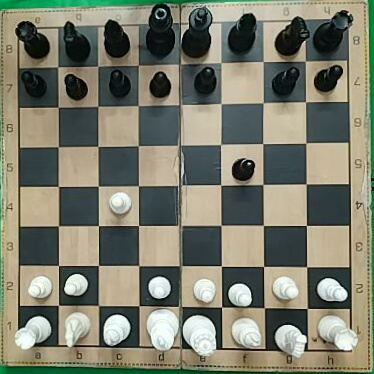
#> input picture Virtual Move Detection/Movment_Detection/chess_move_detector/sample_data/1.jpg, 374 x 374 px
$ python -i board_detection.py   (imports and definitions only)   (older library calls are emulated)
#> lines starting #> are read from the running program, lines starting #| are printed output that depends on the picture; after the words box and inside, x2 and y2 are one past the last pixel; in counts of white or black regions, pixels touching at a corner belong together
### Virtual Move Detection/Movment_Detection/chess_move_detector/utils.py
"""Utility helpers used across the project."""

from __future__ import annotations

from pathlib import Path

import cv2
import numpy as np


# [64 lines left out: functions load_image, resize_keep_ratio, algebraic_from_index, draw_grid, ensure_dir, not called in this run]


def order_points_clockwise(points: np.ndarray) -> np.ndarray:
    """
    Order a set of 4 points as: top-left, top-right, bottom-right, bottom-left.
    """
    pts = np.asarray(points, dtype=np.float32)
    if pts.shape != (4, 2):
        raise ValueError(f"Expected (4, 2) points, got {pts.shape}")

    ordered = np.zeros((4, 2), dtype=np.float32)
    sums = pts.sum(axis=1)
    diffs = np.diff(pts, axis=1).reshape(-1)

    ordered[0] = pts[np.argmin(sums)]  # top-left
    ordered[2] = pts[np.argmax(sums)]  # bottom-right
    ordered[1] = pts[np.argmin(diffs)]  # top-right
    ordered[3] = pts[np.argmax(diffs)]  # bottom-left
    return ordered

### Virtual Move Detection/Movment_Detection/chess_move_detector/board_detection.py
"""Board corner detection and perspective warping."""

from __future__ import annotations

from pathlib import Path

import cv2
import numpy as np

from config import (
    BLUR_KERNEL,
    BOARD_CONTOUR_MIN_AREA_RATIO,
    CANNY_HIGH,
    CANNY_LOW,
    OUTPUT_DIR,
    WARP_SIZE,
)
from utils import ensure_dir, order_points_clockwise


def _debug_name(filename: str, debug_prefix: str) -> str:
    """Apply optional prefix for debug files."""
    return f"{debug_prefix}{filename}" if debug_prefix else filename


# [4 lines left out: function _save_debug_image, not called in this run]


def _preprocess_for_contours(gray: np.ndarray) -> tuple[np.ndarray, np.ndarray]:
    """
    Build contour-friendly masks.

    Returns:
        threshold_mask, edge_mask
    """
    blur = cv2.GaussianBlur(gray, (BLUR_KERNEL, BLUR_KERNEL), 0)

    edges = cv2.Canny(blur, CANNY_LOW, CANNY_HIGH)
    edges = cv2.dilate(edges, np.ones((3, 3), dtype=np.uint8), iterations=1)

    # Texture segmentation: chessboard region has dense gradient structure
    # while floor/background is smoother.
    grad_x = cv2.Sobel(blur, cv2.CV_32F, 1, 0, ksize=3)
    grad_y = cv2.Sobel(blur, cv2.CV_32F, 0, 1, ksize=3)
    grad_mag = cv2.magnitude(grad_x, grad_y)
    grad_mag = cv2.convertScaleAbs(grad_mag)
    grad_mag = cv2.GaussianBlur(grad_mag, (9, 9), 0)

    _, threshold = cv2.threshold(grad_mag, 0, 255, cv2.THRESH_BINARY + cv2.THRESH_OTSU)
    min_side = min(gray.shape[:2])
    close_size = max(11, int(round(min_side * 0.02)))
    open_size = max(5, int(round(min_side * 0.007)))
    if close_size % 2 == 0:
        close_size += 1
    if open_size % 2 == 0:
        open_size += 1

    threshold = cv2.morphologyEx(
        threshold,
        cv2.MORPH_CLOSE,
        np.ones((close_size, close_size), dtype=np.uint8),
        iterations=2,
    )
    threshold = cv2.morphologyEx(
        threshold,
        cv2.MORPH_OPEN,
        np.ones((open_size, open_size), dtype=np.uint8),
        iterations=1,
    )

    return threshold, edges


# [26 lines left out: functions _angle_deviation_score, _contour_edge_density, not called in this run]


def _candidate_score(
    corners: np.ndarray,
    contour_area: float,
    image_shape: tuple[int, int, int],
    edges: np.ndarray,
) -> float | None:
    """Return score for a board candidate, or None when it fails hard constraints."""
    height, width = image_shape[:2]
    x, y, bound_w, bound_h = cv2.boundingRect(corners.astype(np.int32))
    if bound_w <= 0 or bound_h <= 0:
        return None

    border_margin = max(4, int(min(height, width) * 0.01))
    if (
        np.any(corners[:, 0] <= border_margin)
        or np.any(corners[:, 0] >= (width - 1 - border_margin))
        or np.any(corners[:, 1] <= border_margin)
        or np.any(corners[:, 1] >= (height - 1 - border_margin))
    ):
        return None

    top = np.linalg.norm(corners[1] - corners[0])
    right = np.linalg.norm(corners[2] - corners[1])
    bottom = np.linalg.norm(corners[2] - corners[3])
    left = np.linalg.norm(corners[3] - corners[0])
    est_width = (top + bottom) * 0.5
    est_height = (right + left) * 0.5
    short_side = max(min(est_width, est_height), 1e-6)
    aspect_ratio = max(est_width, est_height) / short_side
    if aspect_ratio > 1.55:
        return None

    bound_aspect = max(bound_w, bound_h) / float(max(min(bound_w, bound_h), 1))
    if bound_aspect > 1.55:
        return None

    angle_deviation = _angle_deviation_score(corners)
    if angle_deviation > 0.45:
        return None

    fill_ratio = contour_area / float(bound_w * bound_h)
    if fill_ratio < 0.35:
        return None

    edge_density = _contour_edge_density(edges, corners)
    if edge_density < 0.01:
        return None

    image_area = float(height * width)
    area_ratio = contour_area / image_area

    return (
        (area_ratio * 5.0)
        + (1.6 - min(aspect_ratio, 1.6))
        + (1.0 - min(angle_deviation, 1.0))
        + min(fill_ratio, 1.0)
        + min(edge_density * 15.0, 1.5)
    )


def detect_board_corners(
    img: np.ndarray,
    min_area_ratio: float = BOARD_CONTOUR_MIN_AREA_RATIO,
    debug: bool = False,
    output_dir: str | Path = OUTPUT_DIR,
    debug_prefix: str = "",
) -> np.ndarray:
    """
    Detect board corners as 4 ordered points:
    top-left, top-right, bottom-right, bottom-left.
    """
    if img is None or img.size == 0:
        raise ValueError("Input image for board detection is empty.")

    gray = cv2.cvtColor(img, cv2.COLOR_BGR2GRAY)
    threshold, edges = _preprocess_for_contours(gray)

    contour_mask = threshold.copy()

    contours, _ = cv2.findContours(contour_mask, cv2.RETR_EXTERNAL, cv2.CHAIN_APPROX_SIMPLE)
    contours = sorted(contours, key=cv2.contourArea, reverse=True)

    image_area = float(img.shape[0] * img.shape[1])
    min_area = image_area * min_area_ratio

    best_corners: np.ndarray | None = None
    best_contour: np.ndarray | None = None
    best_score = -np.inf

    for contour in contours:
        contour_area = cv2.contourArea(contour)
        if contour_area < min_area:
            break

        perimeter = cv2.arcLength(contour, True)
        if perimeter <= 0.0:
            continue

        quad: np.ndarray | None = None
        for eps_ratio in (0.015, 0.02, 0.03):
            approx = cv2.approxPolyDP(contour, eps_ratio * perimeter, True)
            if len(approx) == 4 and cv2.isContourConvex(approx):
                quad = approx.reshape(4, 2).astype(np.float32)
                break

        if quad is None:
            continue

        ordered_corners = order_points_clockwise(quad)
        score = _candidate_score(ordered_corners, contour_area, img.shape, edges)
        if score is None:
            continue

        if score > best_score:
            best_score = score
            best_corners = ordered_corners
            best_contour = contour

    contour_vis = img.copy()

    if best_corners is None:
        print("Board detection failed, using fallback.")
        height, width = img.shape[:2]
        best_corners = np.array(
            [
                [0, 0],
                [width - 1, 0],
                [width - 1, height - 1],
                [0, height - 1],
            ],
            dtype=np.float32,
        )
        cv2.polylines(contour_vis, [best_corners.astype(np.int32)], True, (0, 0, 255), 3)
        cv2.putText(
            contour_vis,
            "fallback",
            (16, 32),
            cv2.FONT_HERSHEY_SIMPLEX,
            0.9,
            (0, 0, 255),
            2,
            lineType=cv2.LINE_AA,
        )
    else:
        if best_contour is not None:
            cv2.drawContours(contour_vis, [best_contour], -1, (0, 255, 255), 2)
        cv2.polylines(contour_vis, [best_corners.astype(np.int32)], True, (0, 255, 0), 3)
        for index, point in enumerate(best_corners.astype(np.int32)):
            cv2.circle(contour_vis, tuple(point), 8, (255, 0, 0), -1)
            cv2.putText(
                contour_vis,
                str(index),
                (point[0] + 10, point[1] - 10),
                cv2.FONT_HERSHEY_SIMPLEX,
                0.6,
                (255, 255, 255),
                2,
                lineType=cv2.LINE_AA,
            )

    if debug:
        _save_debug_image(threshold, output_dir, _debug_name("threshold.jpg", debug_prefix))
        _save_debug_image(edges, output_dir, _debug_name("edges.jpg", debug_prefix))
        _save_debug_image(
            contour_vis,
            output_dir,
            _debug_name("detected_contour.jpg", debug_prefix),
        )

    return best_corners


def warp_board(img: np.ndarray, corners: np.ndarray, size: int = WARP_SIZE) -> np.ndarray:
    """Apply perspective transform to produce a square top-down board image."""
    if img is None or img.size == 0:
        raise ValueError("Input image for warping is empty.")

    ordered_corners = order_points_clockwise(corners.astype(np.float32))
    destination = np.array(
        [
            [0, 0],
            [size - 1, 0],
            [size - 1, size - 1],
            [0, size - 1],
        ],
        dtype=np.float32,
    )

    transform = cv2.getPerspectiveTransform(ordered_corners, destination)
    return cv2.warpPerspective(img, transform, (size, size))


def detect_and_crop_board(
    img: np.ndarray,
    size: int = WARP_SIZE,
    debug: bool = False,
    output_dir: str | Path = OUTPUT_DIR,
    debug_prefix: str = "",
) -> np.ndarray:
    """Detect board corners, then return the warped square board image."""
    corners = detect_board_corners(
        img=img,
        debug=debug,
        output_dir=output_dir,
        debug_prefix=debug_prefix,
    )
    warped = warp_board(img, corners, size=size)
    if debug:
        _save_debug_image(warped, output_dir, _debug_name("warped_board.jpg", debug_prefix))
    return warped


# [34 lines left out: function align_board_to_reference, not called in this run]

>>> import cv2
>>> picture = cv2.imread('sample_data/1.jpg')
#> picture is the input picture: shape (374, 374, 3); mean B, G, R 108.9, 125.2, 123.2
>>> result = detect_and_crop_board(picture)
#> in _preprocess_for_contours, `blur = cv2.GaussianBlur(gray, (BLUR_KERNEL, BLUR_KERNEL), 0)`:
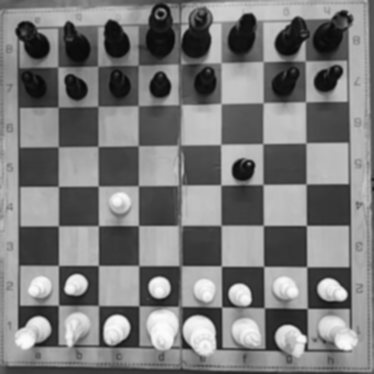
#> blur: shape (374, 374); min 8, max 251, mean 122.8
#> in _preprocess_for_contours, `edges = cv2.Canny(blur, CANNY_LOW, CANNY_HIGH)`:
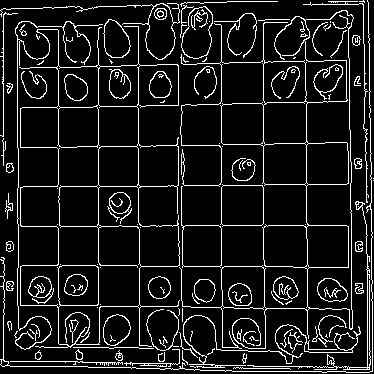
#> edges: shape (374, 374); 10.3% white in thin lines or dots
#> in _preprocess_for_contours, `edges = cv2.dilate(edges, np.ones((3, 3), dtype=np.uint8), iterations=1)`: edges: shape (374, 374); 31.4% white; 15 white regions, largest, box (x1, y1, x2, y2) and area: (0, 0, 374, 374) 40168, (270, 275, 300, 306) 541, (316, 277, 349, 303) 469
#> in _preprocess_for_contours, `grad_y = cv2.Sobel(blur, cv2.CV_32F, 0, 1, ksize=3)`:
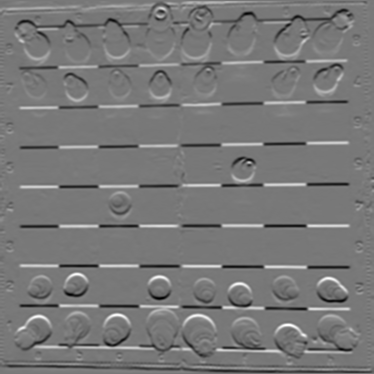
#> grad_y: shape (374, 374) float32; min -484, max 538, mean -1.4; drawn with min black and max white
#> in _preprocess_for_contours, `grad_mag = cv2.GaussianBlur(grad_mag, (9, 9), 0)`:
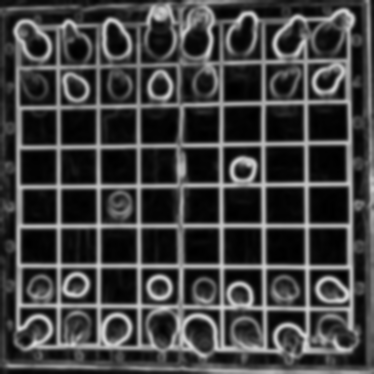
#> grad_mag: shape (374, 374); min 0, max 219, mean 64.4
#> in _preprocess_for_contours, `_, threshold = cv2.threshold(grad_mag, 0, 255, cv2.THRESH_BINARY + cv2..`: threshold: shape (374, 374); 35.2% white; 20 white regions (10 under 20 px), largest, box (x1, y1, x2, y2) and area: (5, 0, 374, 374) 45325, (364, 0, 374, 361) 1834, (4, 361, 114, 369) 562
#> in _preprocess_for_contours, `threshold = cv2.morphologyEx( threshold, cv2.MORPH_CLOSE, np.ones((clo..`:
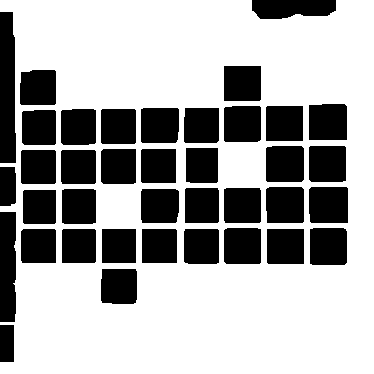
#> threshold: shape (374, 374); 66% white; 38 black regions, largest, box (x1, y1, x2, y2) and area: (0, 12, 16, 163) 2247, (0, 212, 16, 322) 1724, (309, 187, 348, 223) 1390
#> in _preprocess_for_contours, `threshold = cv2.morphologyEx( threshold, cv2.MORPH_OPEN, np.ones((open..`: threshold: shape (374, 374); 65.9% white; 36 black regions
#> in detect_board_corners, `contours, _ = cv2.findContours(contour_mask, cv2.RETR_EXTERNAL, cv2.CH..`: contours = 1 contour; box (x1, y1, x2, y2) and area: (0, 0, 374, 374) 132520
#> the loop in detect_board_corners, `for contour in contours:` made 1 pass
#> (contour_area, perimeter, pts in order_points_clockwise, sums in order_points_clockwise, diffs in order_points_clockwise, ordered_corners, height in _candidate_score) on pass 1: (132520.5, 1582.3, [[0, 0], [0, 373], [373, 373], [373, 0]], [0, 373, 746, 373], [0, 373, 0, -373], [[0, 0], [373, 0], [373, 373], [0, 373]], 374)
#> after the loop in detect_board_corners, `for contour in contours:`: best_score = -inf
#> in detect_board_corners, `best_corners = np.array( [ [0, 0], [width - 1, 0], [width - 1, height ..`: best_corners = [[0, 0], [373, 0], [373, 373], [0, 373]]
#> in detect_board_corners, `cv2.putText( contour_vis, "fallback", (16, 32), cv2.FONT_HERSHEY_SIMPL..`:
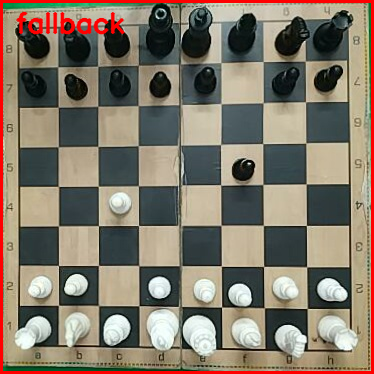
#> contour_vis: shape (374, 374, 3); mean B, G, R 105.6, 120.3, 130.1
#> in warp_board, `destination = np.array( [ [0, 0], [size - 1, 0], [size - 1, size - 1],..`: destination = [[0, 0], [799, 0], [799, 799], [0, 799]]
#> in warp_board, `transform = cv2.getPerspectiveTransform(ordered_corners, destination)`: transform = [[2.14, 0, 0], [0, 2.14, 0], [0, 0, 1]]
#> in warp_board, `return cv2.warpPerspective(img, transform, (size, size))`:
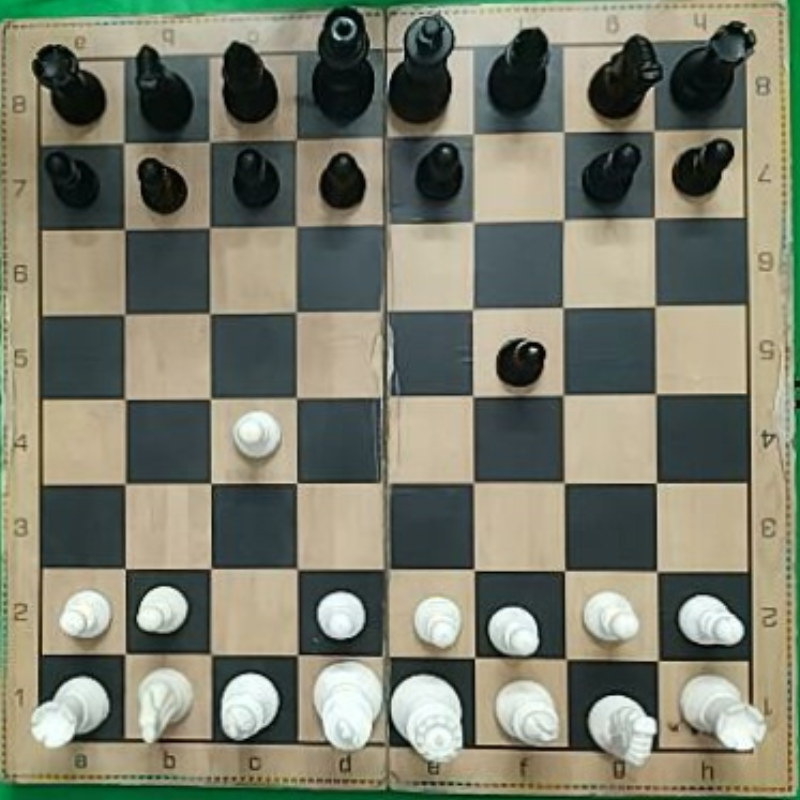
#> returned value: shape (800, 800, 3); mean of channels 0, 1, 2 109, 125.2, 123.4; drawn as B, G, R
